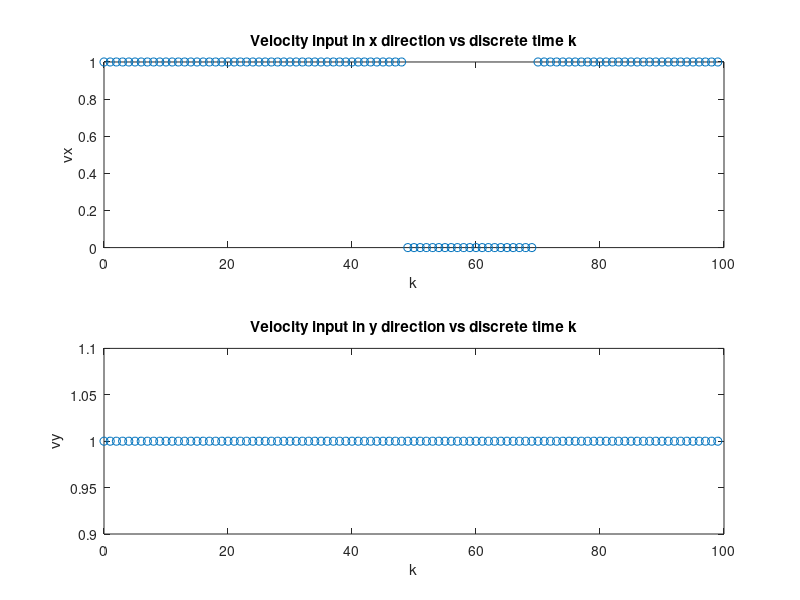
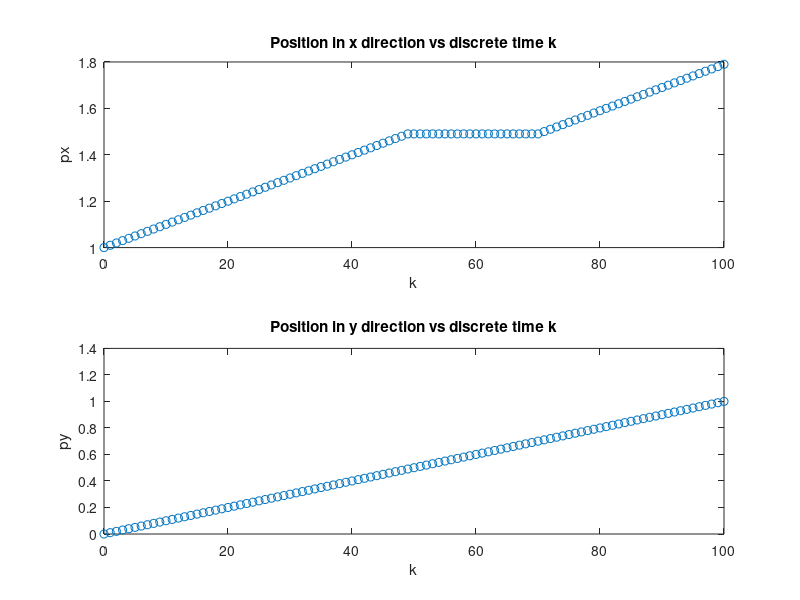
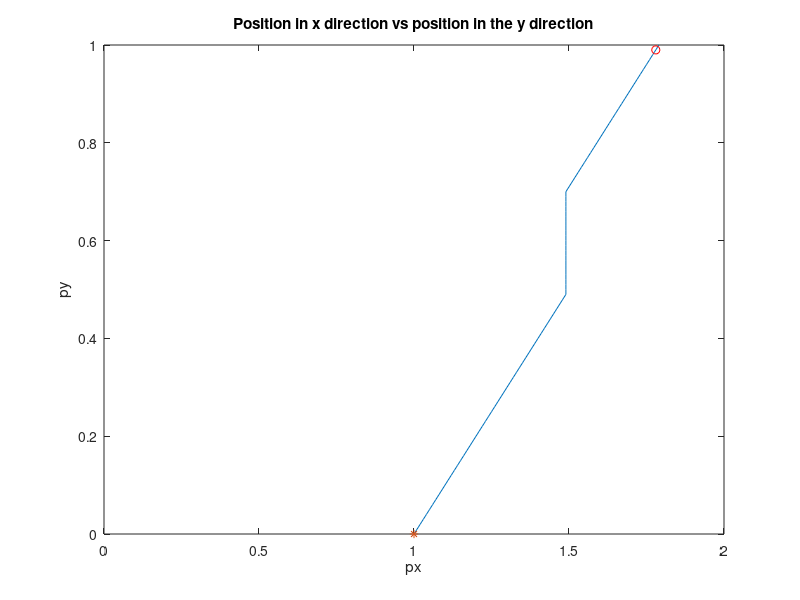

Reproduce these figures in MATLAB, in order.
% ECE 8 Lecture 7 -- Calculate position trajectory of the brick using a discrete-time
% model for any given number of discrete steps
close all;
clear all;

% discrete number of steps to calculate the trajectory
N = 100;

% provide what is needed to calculate the trajectory

% 1) define the initial condition (position)
px0 = 1;
py0 = 0;

% 2) define the input (velocity)
% vx defined as a constant equal to 1
% vx = ones(1,N); 
% vx defined as a step signal that is equal to 1 up to (and including) k =
% 49, and after that is equal to 0
% k = 0;
% for i = 1:N
%     if i < 50
%         vx(i) = 1;
%     else
%         vx(i) = 0;        
%     end
%     % to resolve the dimension issue, do not add an entry to k at i = N
%     if i < N 
%       k(i+1) = k(i) + 1;
%     end
% end

% vx defined as a step signal that is equal to 1 up to (and including) k =
% 49, and after that is equal to 0 but until 70, and after that is back to
% 1
k = 0;
for i = 1:N
    if (i < 50) || (i > 70) % condition for if would be true if i < 50 OR (which is coded as ||) i > 70
        vx(i) = 1;
    else
        vx(i) = 0;        
    end
    % to resolve the dimension issue, do not add an entry to k at i = N
    if i < N 
      k(i+1) = k(i) + 1;
    end
end

vy = ones(1,N);

% plot the inputs
figure
subplot(2,1,1) % define a 2x1 figure structure
% put vx vs k in (1,1) entry
plot(k,vx,'o')
xlabel('k')
ylabel('vx')
title('Velocity input in x direction vs discrete time k')

subplot(2,1,2) % define a 2x1 figure structure
% put vy vs k in (2,1) entry
plot(k,vy,'o')
xlabel('k')
ylabel('vy')
title('Velocity input in y direction vs discrete time k')


% 3) define the planar model (in this case
%
% px_k+1 = px_k + Delta * vx_k
% py_k+1 = py_k + Delta * vy_k
%
%  step size (in seconds)
Delta = 0.01;
% )
px = px0; % initialize my trajectory at px0
py = py0; % initialize my trajectory at py0
k = 0; % initialize discrete time vector
for i = 1:N
    % calculate the trajectory for the model
    % px_k+1 = px_k + Delta * vx_k
    px(i+1) = px(i) + Delta * vx(i);
    % py_k+1 = py_k + Delta * vy_k
    py(i+1) = py(i) + Delta * vy(i);
    % populate discrete time vector
    k(i+1) = k(i) + 1;
end

% at this point we would have px from 0 to N

% plot px and py as a function of k in a single figure with two drawings
figure
subplot(2,1,1) % define a 2x1 figure structure
% put px vs k in (1,1) entry
plot(k,px,'o')
xlabel('k')
ylabel('px')
title('Position in x direction vs discrete time k')

subplot(2,1,2) % define a 2x1 figure structure
% put py vs k in (2,1) entry
plot(k,py,'o')
xlabel('k')
ylabel('py')
title('Position in y direction vs discrete time k')


% plot py vs px in a planar plot
figure
plot(px,py) % Plot pairs (px(i),py(i)) one at a time
xlabel('px')
ylabel('py')
title('Position in x direction vs position in the y direction')
axis([0 2 0 1]) % define min for x to be 0, max for x to be 2
                % and define min for y to be 0, and max for y to be 1
% mark initial position
hold on
plot(px(1),py(1),'*')
% mark final position
% if know N, being the last data point
plot(px(N),py(N),'or')
% if we don't know entry number of last data point 
% Nmax = length(px); % for matrices, use function size